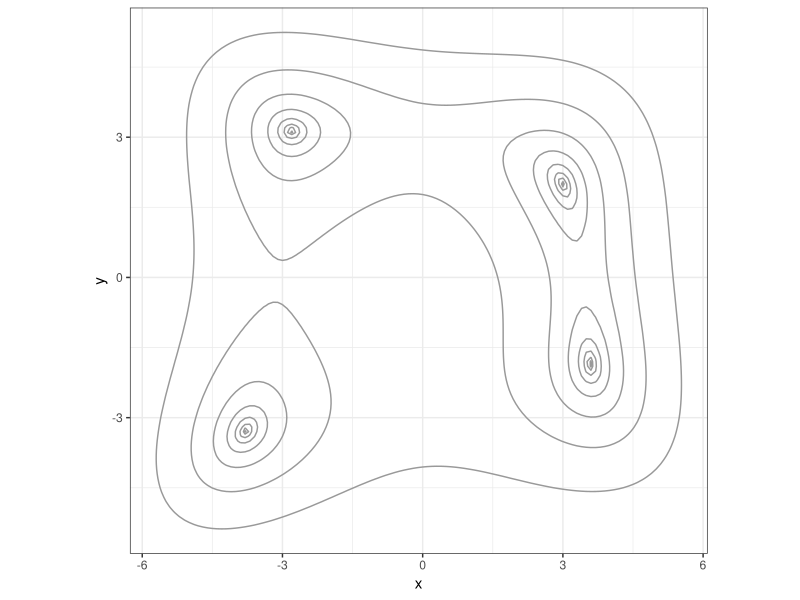
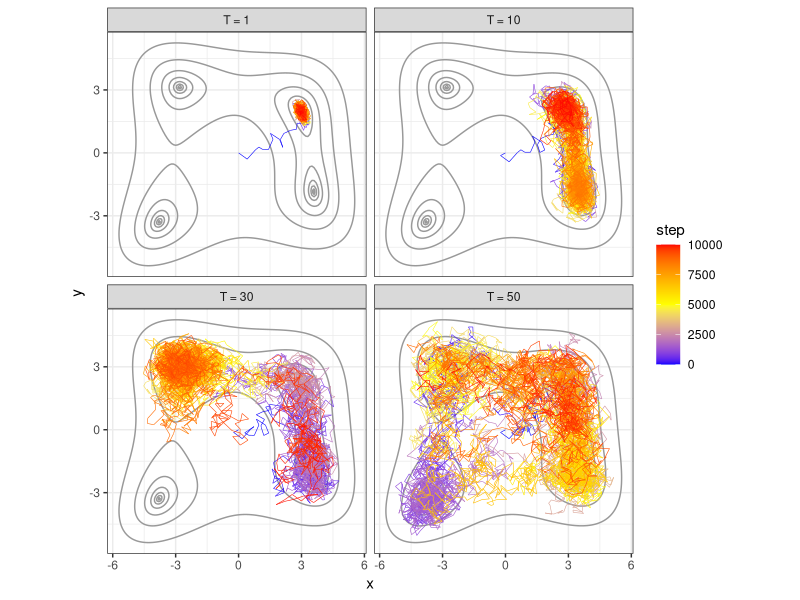
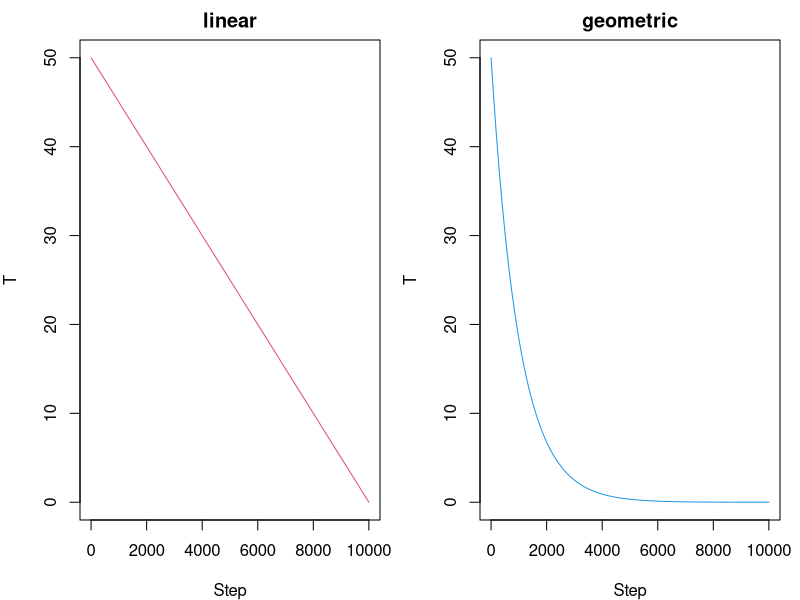
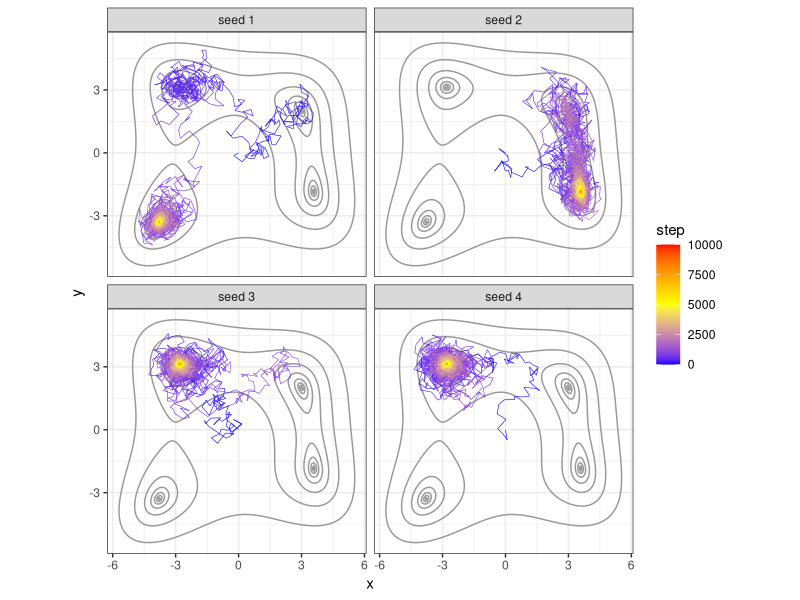
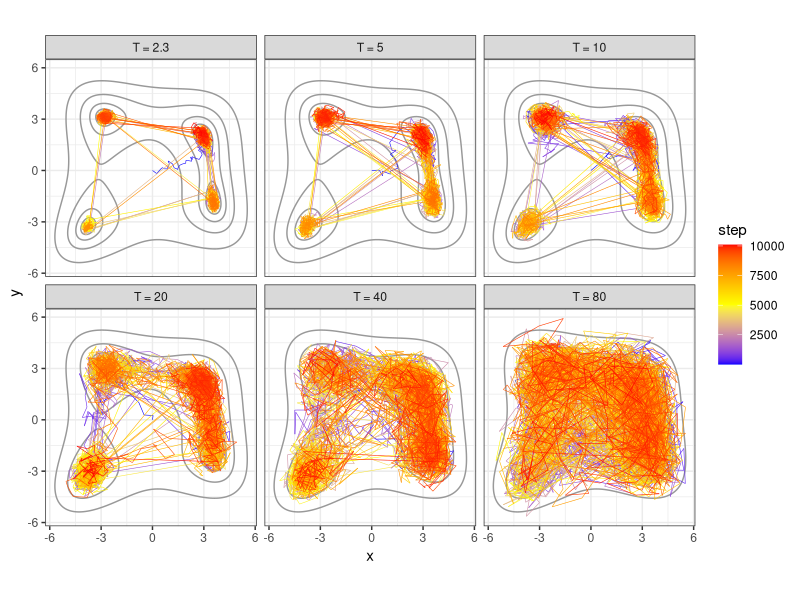
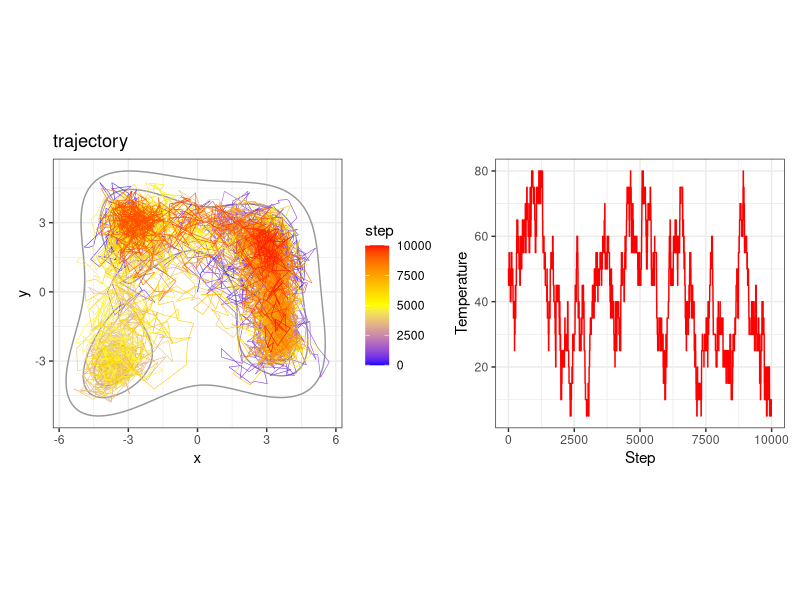

Source code (R) for these figures, in order:
## ---- chunk 1
#| fig-width: 5
#| fig-height: 5
#| out-width: "60%"
library(ggplot2)
f_Himmelblau <- function(x) (x[1]^2 + x[2] - 11)^2 + (x[1] + x[2]^2 - 7)^2

# contour of the landscape, reused as a background throughout the chapter
grid_df <- expand.grid(x = seq(-6, 6, 0.1), y = seq(-6, 6, 0.1))
grid_df$z <- apply(grid_df, 1, f_Himmelblau)
base_contour <- function()
  list(geom_contour(data = grid_df, aes(x, y, z = z), breaks = 10^seq(-2, 2.5, 0.5),
                    colour = "grey60"),
       scale_colour_gradientn(colours = c("blue", "yellow", "red"), name = "step"),
       coord_fixed(), theme_bw())

ggplot() + base_contour()
## ---- chunk 2
# Metropolis-Hastings sampler for a cost function func
mh <- function(n, func, x0, nstep, dx_max, temp, ifprint = FALSE) {
  x <- matrix(0, nstep + 1, n); e <- numeric(nstep + 1)
  x[1, ] <- x0; e[1] <- func(x0); num_accept <- 0
  for (i in 1:nstep) {
    xnew <- x[i, ] + runif(n, -dx_max, dx_max)
    de <- func(xnew) - e[i]
    if (de < 0 || runif(1) < exp(-de / temp)) {
      x[i + 1, ] <- xnew; e[i + 1] <- e[i] + de; num_accept <- num_accept + 1
    } else { x[i + 1, ] <- x[i, ]; e[i + 1] <- e[i] }
  }
  rate <- num_accept / nstep
  if (ifprint) cat("acceptance rate", rate, "\n")
  list(x = x, e = e, rate = rate)
}
## ---- chunk 3
#| fig-width: 8
#| fig-height: 8
#| out-width: "85%"
# sample at four temperatures, each starting from the origin
nstep <- 10^4
traj_all <- do.call(rbind, lapply(c(1, 10, 30, 50), function(temp) {
  set.seed(1)
  r <- mh(2, f_Himmelblau, c(0, 0), nstep, dx_max = 0.5, temp = temp)
  data.frame(x = r$x[, 1], y = r$x[, 2], step = 0:nstep, temp = paste0("T = ", temp))
}))
traj_all$temp <- factor(traj_all$temp, levels = paste0("T = ", c(1, 10, 30, 50)))
ggplot() + base_contour() +
  geom_path(data = traj_all, aes(x, y, colour = step), linewidth = 0.2) +
  facet_wrap(~temp)
## ---- chunk 4
# simulated annealing with a linear or geometric cooling schedule
sa <- function(n, func, nstep, dx_max, temp_max, schedule = "geometric", scaling = 0.999) {
  t <- if (schedule == "linear") seq(temp_max, 0, length.out = nstep + 1)
       else temp_max * scaling^(0:nstep)
  x <- matrix(0, nstep + 1, n); e <- numeric(nstep + 1); e[1] <- func(x[1, ])
  for (i in 1:nstep) {
    xnew <- x[i, ] + runif(n, -dx_max, dx_max)
    de <- func(xnew) - e[i]
    if (de < 0 || runif(1) < exp(-de / t[i])) {
      x[i + 1, ] <- xnew; e[i + 1] <- e[i] + de
    } else { x[i + 1, ] <- x[i, ]; e[i + 1] <- e[i] }
  }
  list(x = x, e = e, t = t)
}
## ---- chunk 5
#| fig-width: 7
#| fig-height: 3.2
#| out-width: "80%"
#| rmar: false
# the two cooling schedules
nstep <- 10^4
par(mfrow = c(1, 2), mar = c(4, 4, 2, 1))
plot(seq(50, 0, length.out = nstep + 1), type = "l", col = 2, xlab = "Step",
     ylab = "T", main = "linear")
plot(50 * 0.999^(0:nstep), type = "l", col = 4, xlab = "Step", ylab = "T", main = "geometric")
## ---- chunk 6
#| fig-width: 8
#| fig-height: 8
#| out-width: "85%"
# four independent geometric-cooling runs; different seeds land in different minima
traj_all <- do.call(rbind, lapply(1:4, function(seed) {
  set.seed(seed)
  r <- sa(2, f_Himmelblau, nstep, dx_max = 0.5, temp_max = 50, scaling = 0.999)
  data.frame(x = r$x[, 1], y = r$x[, 2], step = 0:nstep, seed = paste0("seed ", seed))
}))
ggplot() + base_contour() +
  geom_path(data = traj_all, aes(x, y, colour = step), linewidth = 0.2) +
  facet_wrap(~seed)
## ---- chunk 7
# parallel tempering over nrep replicas at increasing temperatures
pt_multi <- function(n, func, x0, nrep, niter, nstep, dx_max, temp, ifprint = FALSE) {
  x <- lapply(1:nrep, function(j) matrix(0, niter * (nstep + 1), n))
  e <- matrix(0, niter * (nstep + 1), nrep)
  for (j in 1:nrep) x[[j]][1, ] <- x0[j, ]
  num_accept <- num_proposed <- numeric(nrep - 1)
  for (i in 1:niter) {
    start <- (i - 1) * (nstep + 1) + 1; end <- i * (nstep + 1)
    res <- lapply(1:nrep, function(j) mh(n, func, x[[j]][start, ], nstep, dx_max[j], temp[j]))
    for (j in 1:nrep) { x[[j]][start:end, ] <- res[[j]]$x; e[start:end, j] <- res[[j]]$e }
    if (i == niter) break
    for (j in 1:nrep) { x[[j]][end + 1, ] <- x[[j]][end, ]; e[end + 1, j] <- e[end, j] }
    j_seq <- if (i %% 2 == 1) seq(3, nrep, 2) else seq(2, nrep, 2)   # alternate swap rounds
    for (j in j_seq) {
      num_proposed[j - 1] <- num_proposed[j - 1] + 1
      a <- exp((e[end, j - 1] - e[end, j]) * (1 / temp[j - 1] - 1 / temp[j]))
      if (runif(1) < a) {
        num_accept[j - 1] <- num_accept[j - 1] + 1
        x[[j - 1]][end + 1, ] <- x[[j]][end, ]; x[[j]][end + 1, ] <- x[[j - 1]][end, ]
        e[end + 1, j - 1] <- e[end, j]; e[end + 1, j] <- e[end, j - 1]
      }
    }
  }
  if (ifprint) cat("swap acceptance:", num_accept / num_proposed, "\n")
  list(x = x, e = e)
}
## ---- chunk 8
#| fig-width: 9
#| fig-height: 6
#| out-width: "92%"
set.seed(1)
nrep <- 6; niter <- 100; nstep <- 100
temp <- c(2.3, 5, 10, 20, 40, 80); dx_max <- c(0.3, 0.5, 0.7, 1, 1.5, 2.5)
res_pt <- pt_multi(2, f_Himmelblau, matrix(0, nrep, 2), nrep, niter, nstep, dx_max, temp, ifprint = TRUE)

ntot <- niter * (nstep + 1)
traj_all <- do.call(rbind, lapply(1:nrep, function(j) {
  data.frame(x = res_pt$x[[j]][, 1], y = res_pt$x[[j]][, 2], step = 1:ntot,
             rep = factor(paste0("T = ", temp[j]), levels = paste0("T = ", temp)))
}))
ggplot() + base_contour() +
  geom_path(data = traj_all, aes(x, y, colour = step), linewidth = 0.2) +
  facet_wrap(~rep)
## ---- chunk 9
# simulated tempering: one chain, temperature random-walks a discrete ladder
st <- function(n, func, x0, nstep, alpha, dx_max, temp_all, weight_all, ifprint = FALSE) {
  ntemp <- length(temp_all)
  x <- matrix(0, nstep + 1, n); ind_t <- integer(nstep + 1); e <- numeric(nstep + 1)
  x[1, ] <- x0; ind_t[1] <- sample(ntemp, 1); e[1] <- func(x0)
  for (i in 1:nstep) {
    temp <- temp_all[ind_t[i]]
    if (runif(1) <= alpha) {                       # spatial MH move
      ind_t[i + 1] <- ind_t[i]
      xnew <- x[i, ] + runif(n, -dx_max, dx_max); de <- func(xnew) - e[i]
      if (de < 0 || runif(1) < exp(-de / temp)) { x[i + 1, ] <- xnew; e[i + 1] <- e[i] + de }
      else { x[i + 1, ] <- x[i, ]; e[i + 1] <- e[i] }
    } else {                                        # temperature move
      ind_new <- if (sample(2, 1) == 1) max(1, ind_t[i] - 1) else min(ind_t[i] + 1, ntemp)
      temp_new <- temp_all[ind_new]
      a <- weight_all[ind_new] / weight_all[ind_t[i]] * exp(-e[i] * (1 / temp_new - 1 / temp))
      ind_t[i + 1] <- if (runif(1) < a) ind_new else ind_t[i]
      x[i + 1, ] <- x[i, ]; e[i + 1] <- e[i]
    }
  }
  list(x = x, e = e, ind_t = ind_t)
}
## ---- chunk 10
#| fig-width: 9
#| fig-height: 4
#| out-width: "92%"
set.seed(1)
nstep <- 10^4
temp_all <- seq(5, 80, 5); weight_all <- seq(5, 1, length.out = length(temp_all))
res_st <- st(2, f_Himmelblau, numeric(2), nstep, alpha = 0.9, dx_max = 1,
             temp_all = temp_all, weight_all = weight_all)

library(patchwork)
g_traj <- ggplot() + base_contour() +
  geom_path(data = data.frame(x = res_st$x[, 1], y = res_st$x[, 2], step = 0:nstep),
            aes(x, y, colour = step), linewidth = 0.2) + ggtitle("trajectory")
g_temp <- ggplot(data.frame(step = 0:nstep, temp = temp_all[res_st$ind_t]), aes(step, temp)) +
  geom_line(colour = "red") + labs(x = "Step", y = "Temperature") + theme_bw()
g_traj + g_temp                                # side-by-side via patchwork
